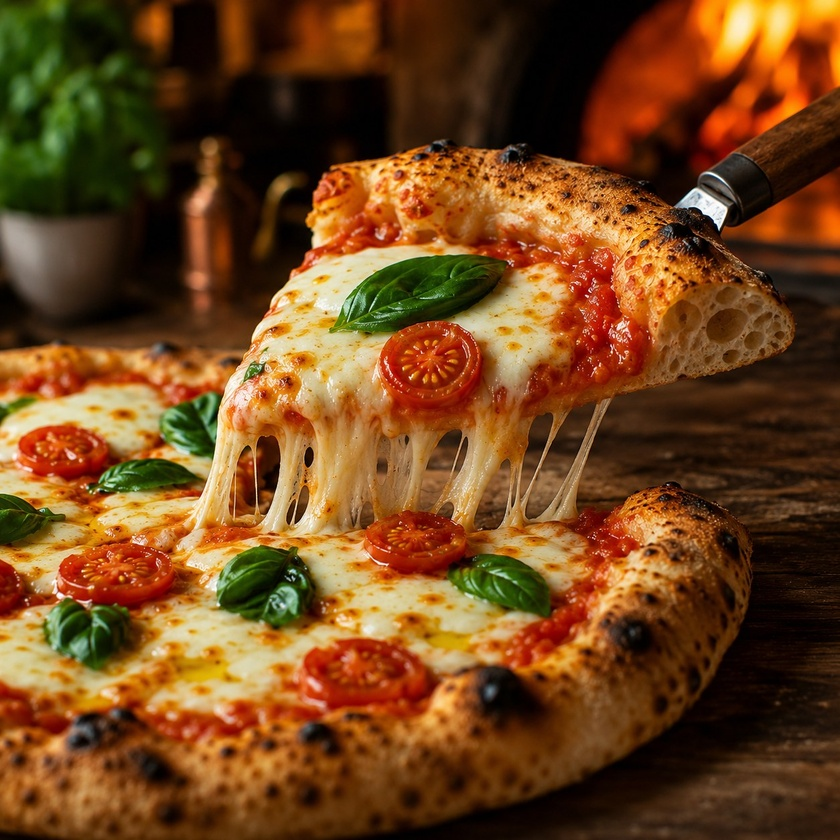
#> input picture assets/images/cheese-pull-pizza.jpg, 840 x 840 px, shrunk from 1254 x 1254 before the run
$ python -i polish-food-media.py   (imports and definitions only)
#> lines starting #> are read from the running program, lines starting #| are printed output that depends on the picture
#!/usr/bin/env python3
from __future__ import annotations
from pathlib import Path
from PIL import Image, ImageEnhance, ImageFilter
import hashlib, json
ROOT=Path(__file__).resolve().parents[1]
# [1 line that did not run here, left out]
STATE_PATH=ROOT/'data/media-polish.json'
state=json.loads(STATE_PATH.read_text(encoding='utf-8')) if STATE_PATH.exists() else {'schemaVersion':1,'files':{}}

def digest(path:Path)->str:
    return hashlib.sha256(path.read_bytes()).hexdigest()

def polish(path:Path)->None:
#> called with path = '../assets/images/cheese-pull-pizza.jpg'
    image=Image.open(path).convert('RGB')
#> image is the input picture: PIL image 840x840 RGB; mean R, G, B 113.8, 69.7, 29.4
    # Conservative food-photography polish: lift local presence without clipping highlights.
    image=ImageEnhance.Contrast(image).enhance(1.07)
    image=ImageEnhance.Color(image).enhance(1.09)
    image=ImageEnhance.Brightness(image).enhance(1.015)
    image=image.filter(ImageFilter.UnsharpMask(radius=1.35, percent=115, threshold=3))
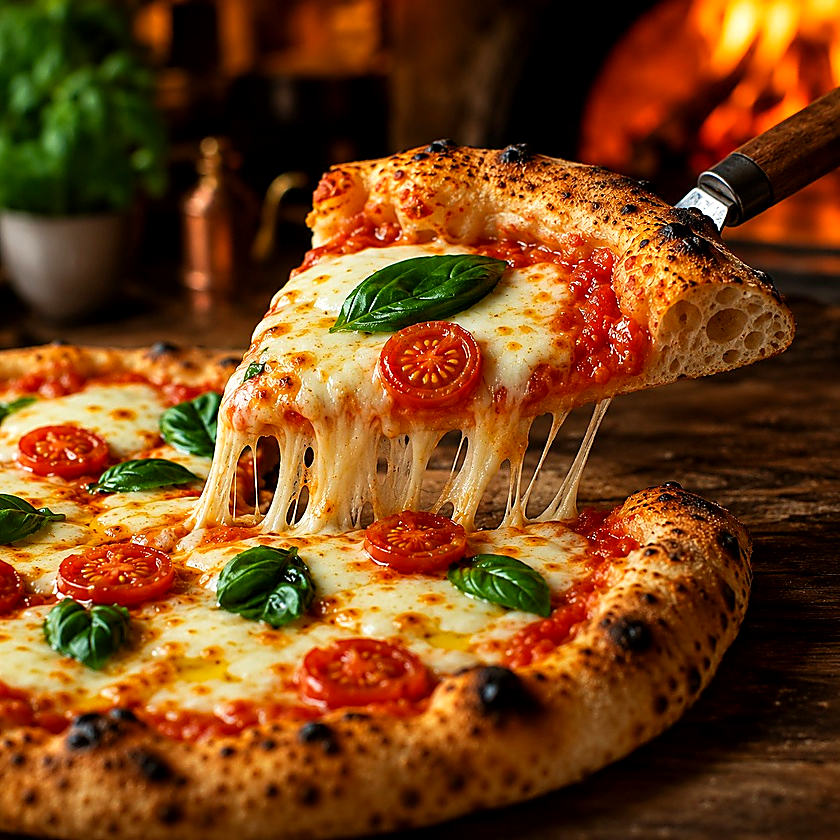
#> image: PIL image 840x840 RGB; mean R, G, B 119.3, 68.5, 25.5
    image.save(path,'WEBP',quality=91,method=6)

changed=0; current=0
# [14 lines not run here, left out]

>>> result = polish('../assets/images/cheese-pull-pizza.jpg')

$ run again, on assets/images/dona-rosa-hero-pizza.jpg
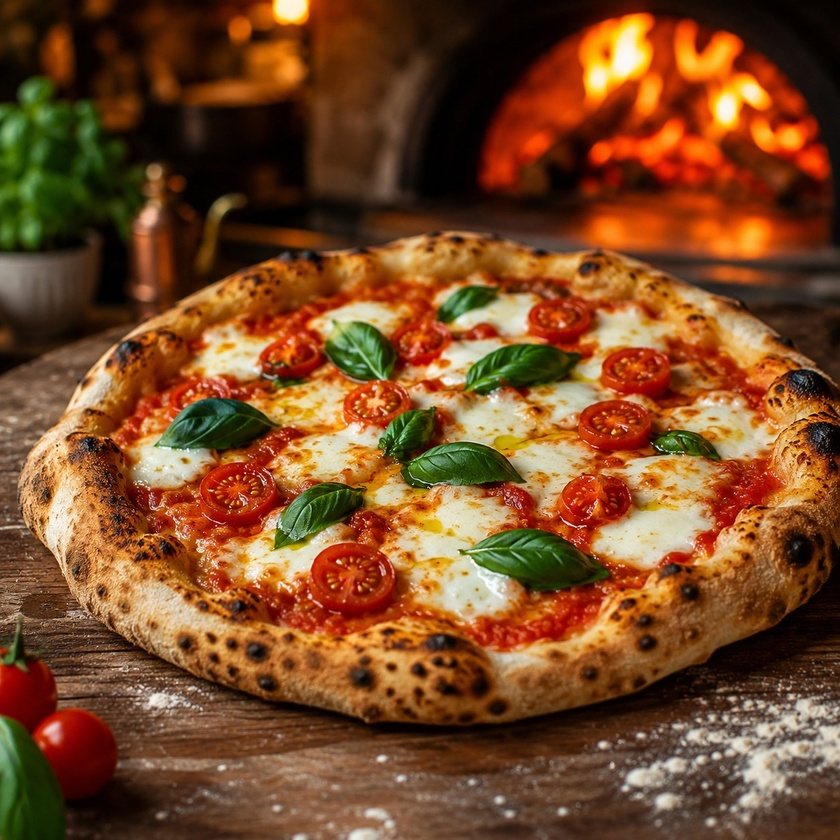
#> input picture assets/images/dona-rosa-hero-pizza.jpg, 840 x 840 px, shrunk from 1254 x 1254 before the run
#> in polish, image is the input picture: PIL image 840x840 RGB; mean R, G, B 121.6, 74, 38.2
#> in polish, `image=image.filter(ImageFilter.UnsharpMask(radius=1.35, percent=115, t..`:
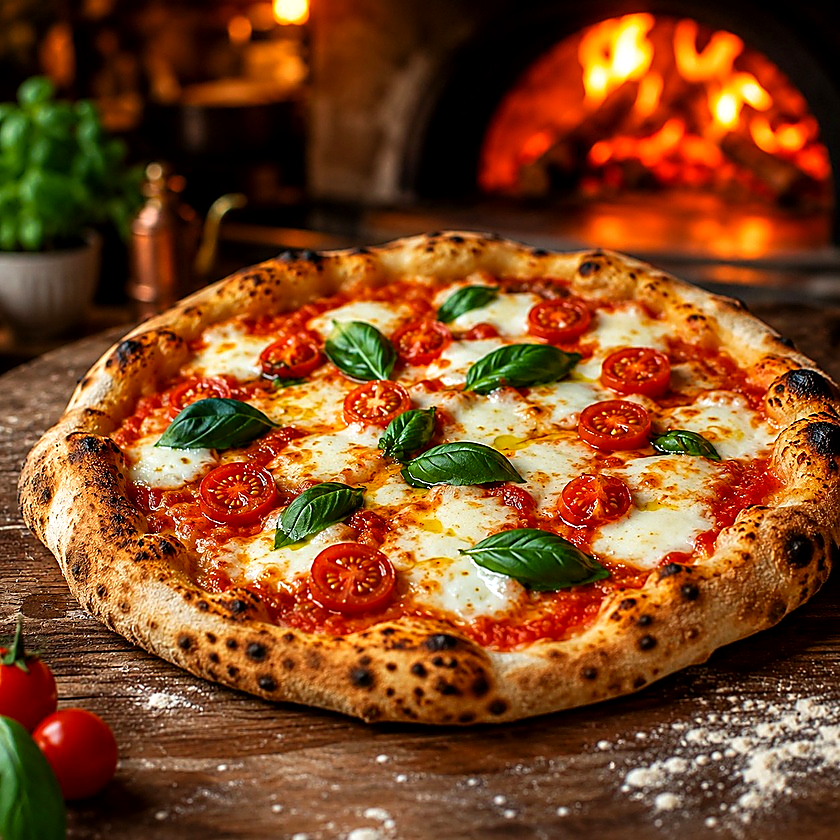
#> image: PIL image 840x840 RGB; mean R, G, B 127.2, 72.7, 34.6

$ run again, on assets/images/gallery-nutella-morango.jpg
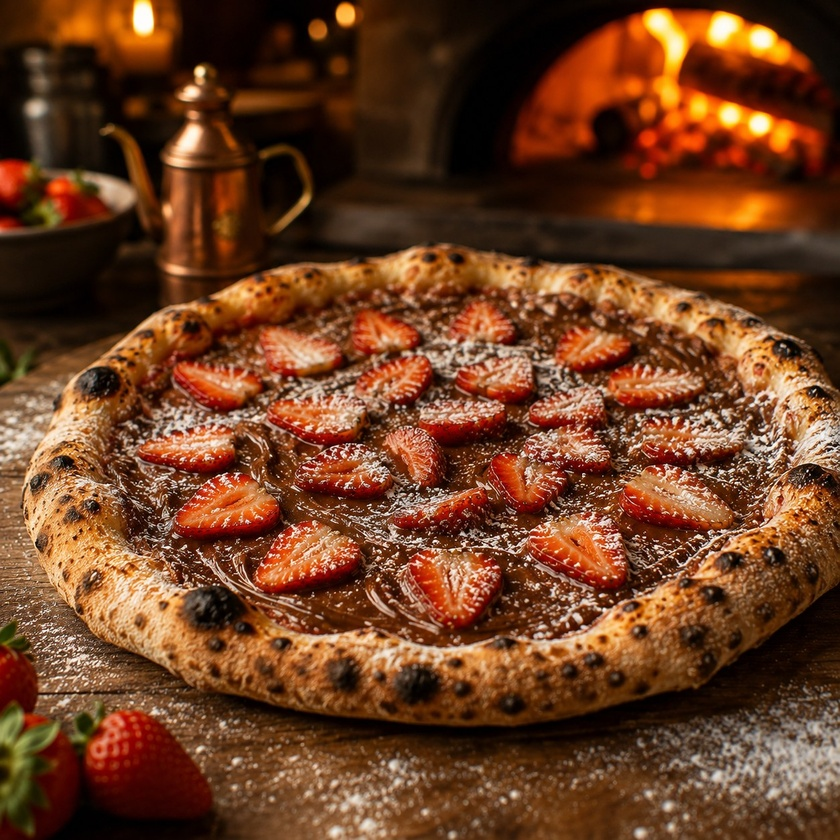
#> input picture assets/images/gallery-nutella-morango.jpg, 840 x 840 px, shrunk from 1254 x 1254 before the run
#> in polish, image is the input picture: PIL image 840x840 RGB; mean R, G, B 109.5, 62.8, 34.5
#> in polish, `image=image.filter(ImageFilter.UnsharpMask(radius=1.35, percent=115, t..`:
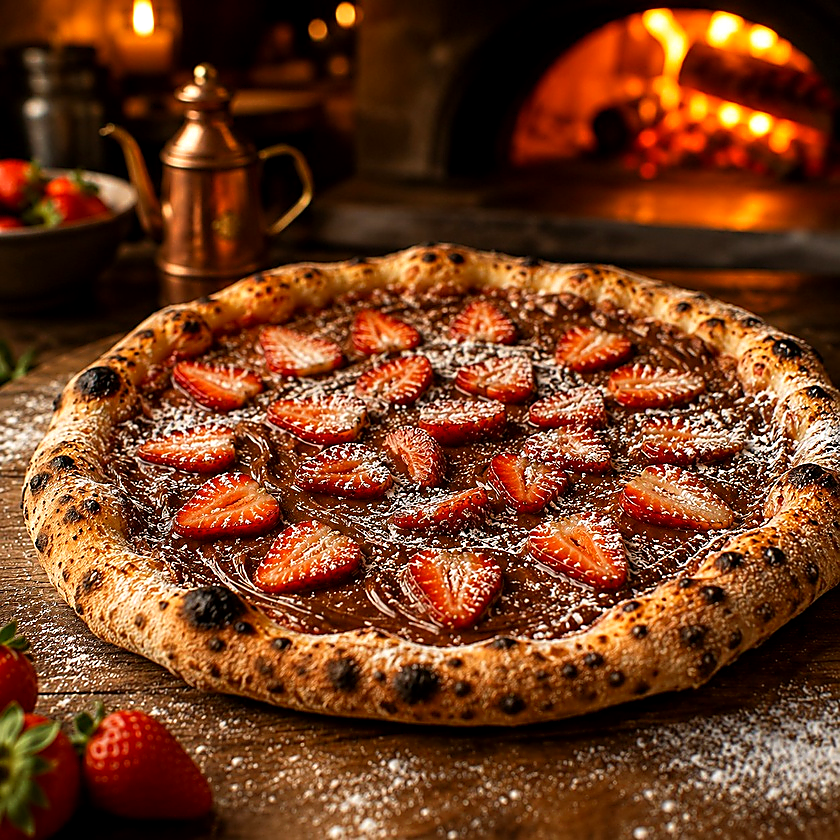
#> image: PIL image 840x840 RGB; mean R, G, B 113.9, 61.3, 32.2
